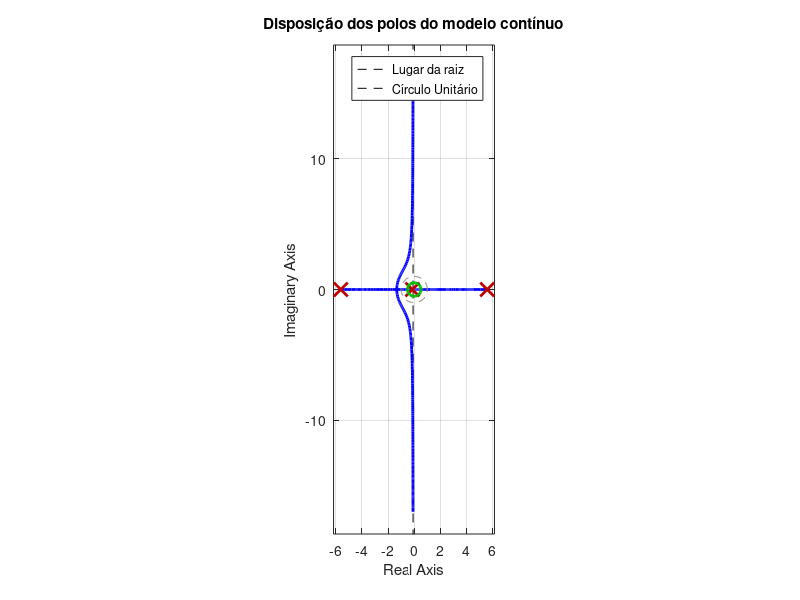
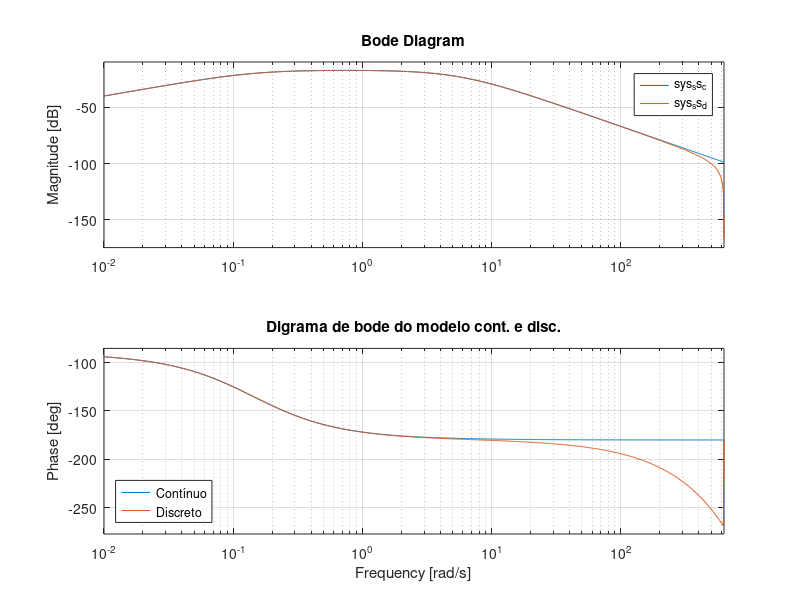
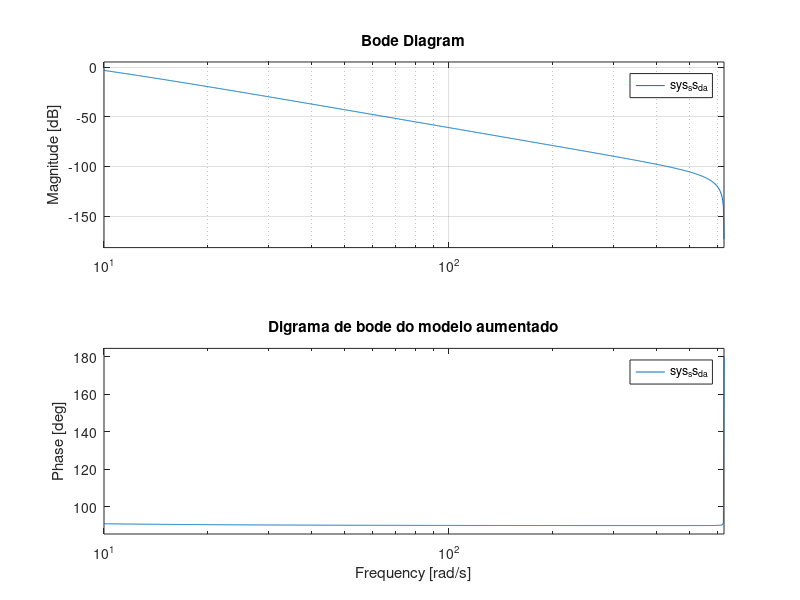

The MATLAB source for these figures, in order:
%% Atividade 02: Controle do pêndulo invertido sobre carro usando LQG.
clear all; close all; clc;

%% Planta do pêndulo invertido 
% Ref.: https://ctms.engin.umich.edu/CTMS/index.php?example=InvertedPendulum&section=SystemModeling 
% A variável sensorialmente medida é a posição angular do pêndulo (em rad).
% Sinal de controle (u) é a Força aplicada sobre o carro (F) em Newtons.
% As variaveis de estado são:
    % x1 = x:       posição do carro em metros
    % x2 = x_dot:   velocidade do carro em m/s
    % x3 = phi:     angulo do pendulo (em rad)
    % x4 = phi_dot  velocidade angular do pendulo (rad/s)

%% Modelo em Espaço de Estados em Tempo Continuo
M = 0.5; m = 0.2; b = 0.1; I = 0.006; g = 9.8; l = 0.3; 
p = I*(M+m)+M*m*l^2; 

% Matrizes de estado
A = [0      1              0           0;
     0 -(I+m*l^2)*b/p  (m^2*g*l^2)/p   0;
     0      0              0           1;
     0 -(m*l*b)/p       m*g*l*(M+m)/p  0];

B = [   0; 
    (I+m*l^2)/p;
        0; 
      m*l/p];

C = [0 0 1 0]; ny = size(C,1); % sersor da posição angular do pêndulo
% C = [0 0 1 0; 0 0 1 0]; ny = size(C,1); % + sensor de posição do carro

D = zeros(ny,1);
    
sys_ss_c = ss(A,B,C,D, ...
    'statename', {'x' 'x_dot' 'phi' 'phi_dot'}, ...
    'inputname',{'u'}, ...
    'outputname', {'phi'})

% Analise dos poles e autovalores do sistema
disp('Autovalores contínuos do sistema:');
disp(eig(A)); % o polo 5.5651 é instavel (está no semiplano direito do plano s)

% Plot dos polos no plano S
figure; rlocus(sys_ss_c);
title('Disposição dos polos do modelo contínuo'); grid on; hold on;
theta = linspace(0, 2*pi, 100);
plot(cos(theta), sin(theta), '--', 'Color', [0.5 0.5 0.5]);
axis equal;
legend('Lugar da raiz', 'Círculo Unitário');

% Analise das maximas frequencias do sistema
disp('Verificando a frequência máxima do sistema:');
damp(sys_ss_c) 
f_max = max(damp(sys_ss_c));
disp(['> f_max = ' num2str(f_max) ' rad/s']);

%% Modelo em Espaço de Estado em Tempo Discreto 
v_factor = 200;                  % fator de velocidade da amostragem  
fs = (f_max*v_factor)/(2*pi);    % frequencia de amostragem (Hz) 
Ts = 1/fs;                       % periodo de amostragem (s) 
Ts = fix(v_factor*Ts)/v_factor; 

disp(['Período de Amostragem Ts = ' num2str(Ts) 's']);

% Discretizando o sistema
sys_ss_d = c2d(sys_ss_c, Ts)
[Ad, Bd, Cd, Dd] = ssdata(sys_ss_d);

% Compara o modelo contínuo com o discreto 
% Observa-se que os modelos divergem nas altas frequências.
% O sistema é instavel, pq na região de inversão de fase há o aumento do ganho.
figure; bode(sys_ss_c, sys_ss_d); title('Digrama de bode do modelo cont. e disc.');
legend('Contínuo', 'Discreto', 'Location','southwest');

%% Modelo Aumentando em Espaço de Estado Discreto (adicionar o integrador)
Aa = [eye(ny, ny)   Cd*Ad;
      zeros(4, ny)  Ad];

Ba = [Cd*Bd;
       Bd];

Ca = [eye(ny, ny) zeros(ny, 4)];  

Da = Dd;

sys_ss_d_a = ss(Aa, Ba, Ca, Da, Ts,  ...
    'statename', {'x' 'x_dot' 'phi' 'phi_dot' 'int'}, ...
    'inputname',{'u'}, ...
    'outputname', {'phi'})

figure; bode(sys_ss_d_a); grid; title('Digrama de bode do modelo aumentado');

% Analise dos poles e autovalores do sistema
disp('Autovalores discretos do sistema aumentado:');
disp(eig(Aa)); % o polo 1.0282 é instavel (está fora do circulo únitario no plano z)
               % aparentemente a variavel na posição pendulo já é uma
               % variavel integradora (a mesma se acumula ao longo do tempo)

%% Testes de Controlabilidade e Observabilidade
n = length(Aa);     % Número de variaveis de estado (o integrador é considerado)
Co = ctrb(Aa, Ba);  % Matriz de Controlabilidade
Ob = obsv(Aa, Ca);  % Matriz de Observabilidade

disp('Verificação da Controlabilidade:');
disp(['> rank(Co) = ' num2str(rank(Co))]);
if rank(Co) == n
    disp(['== ' num2str(n) ' - O sistema é controlável' ]);
else
    disp(['!= ' num2str(n) ' - O sistema não é controlável' ]);
end

disp('Verificação da Observabilidade:');
disp(['> rank(Ob) = ' num2str(rank(Ob))]);
if rank(Ob) == n
    disp(['== ' num2str(n) ' - O sistema é observável' ]);
else
    disp(['!= ' num2str(n) ' - O sistema não é observável' ]);
end

%% Controlador LQR 
             % y1  x  x_dot  phi  phi_dot  
Q_lqr = diag([ 1   1    1     1      1 ]);  % peso das variaveis 
R_lqr = 1;                                  % peso do esforço de controle

disp('Verificação da Detectabilidade (p/ o LQR):');
Ob_dec_lqr = obsv(Aa', sqrt(Q_lqr)');
disp(['> rank(obsv(Aa^(T), sqrt(Q_lqr)^(T))) = ' num2str(rank(Ob_dec_lqr))]);

if rank(Ob_dec_lqr) == n
    disp(['== ' num2str(n) ' - O sistema é detectável' ]);
else
    disp(['!= ' num2str(n) ' - O sistema não é detectável' ]);
end

%% Filtro de Kalman (Observador)
             % y1  x  x_dot  phi  phi_dot  
Q_kf = diag([ 1   1    1     1      1 ]);  % peso das variaveis 
R_kf = 1;                                  % ruído da medição

disp('Verificação da Detectabilidade (p/ o Filtro de Kalman):');
Ob_dec_kf = obsv(Aa', sqrt(Q_kf)');
disp(['> rank(obsv(Aa^(T), sqrt(Q_kf)^(T))) = ' num2str(rank(Ob_dec_kf))]);

if rank(Ob_dec_kf) == n
    disp(['== ' num2str(n) ' - O sistema é detectável' ]);
else
    disp(['!= ' num2str(n) ' - O sistema não é detectável' ]);
end


%% Analise da resposta em frequencia do LQR
% Tsen = ss(Aa-Ba*K,Ba*K(1),Ca,Da,Ts); % TODO: K(3) ou K(1)?
% Ssen = eye(1,1)-Tsen; 
% 
% mt = max( sigma(Tsen) );
% ms = max( sigma(Ssen) );
% 
% GmdB = min( 20*log10(ms/(ms-1)), 20*log10(1+(1/mt)) );
% Pmdeg = (180/pi)*min( (2*asin(1/(2*ms)) ), (2*asin(1/(2*mt)) ) );
% 
% disp('Análise LQG');
% disp('Margens de ganho e fase obtidas por análise de malha fechada:');
% disp('GmdB = '); disp(GmdB);
% disp('Pmdeg = '); disp(Pmdeg);
% 
% figure; sigma(Tsen); hold; sigma(Ssen); grid;
% legend('|Tsen|','|Ssen|'); title('LQR Sensitivities');

% %% Analise da resposta em frequencia do Filtro de Kalman
% % clear Tsen Ssen mt ms GmdB Pmdeg
% Tsen = ss(Aa-L*Ca,L,Ca,Da,Ts);
% Ssen = eye(1,1)-Tsen;
% 
% mt = max( sigma(Tsen) );
% ms = max( sigma(Ssen) );
% 
% GmdB = min( 20*log10(ms/(ms-1)), 20*log10(1+(1/mt)) );
% Pmdeg = (180/pi)*min( (2*asin(1/(2*ms)) ), (2*asin(1/(2*mt)) ) );
% 
% disp('Análise do Filtro de Kalman');
% disp('Margens de ganho e fase obtidas por análise de malha fechada:');
% disp('GmdB = '); disp(GmdB);
% disp('Pmdeg = '); disp(Pmdeg);
% 
% figure; sigma(Tsen); hold; sigma(Ssen); grid;
% legend('|Tsen|','|Ssen|'); title('Kalman Filter Sensitivities');
% 
% %% Compensador dinâmico completo LQG
% 
% % Configurações da simulação
% tfinal = 10;                % tempo de simulação (s)
% N = round(tfinal/Ts);       % numero de amostras
% t = 0:Ts:N*Ts-Ts;           
% 
% % Condições iniciais
% x(:,1) = [0.1; 0; 0.1; 0];   % posição, velocidade, angulo, velocidade angular
% xa(:,1) = [0; 0; 0; 0; 0];   % integrador + estados estimados
% 
% y(1) = C*x(:,1);             % saida medida inicial
% ya(1) = Ca*xa(:,1);          % saida estimada inicial
% 
% x1e(1) = xa(2,1); 
% x2e(1) = xa(3,1);
% x3e(1) = xa(4,1);
% x4e(1) = xa(5,1);
% 
% % Disturbios na entrada e saida
% w = 1*wgn(1,N, 1e-3, 'linear');
% % w2(1:round(N/2))=0; w2(round(N/2)+1:N)=+0.02; 
% v = 1*wgn(1,N, 1e-3, 'linear'); 
% v2(1:round(N/2))=0; v2(round(N/2)+1:N)=+0.2*0;
% 
% ref(1:round(N/6))= 0; ref(round(N/6):N)=1;   % referencia 
% u = zeros(1, N);    % controle aplicado
% du = zeros(1, N);  
% 
% % Simulação
% for k = 2:N
%     % Sistema real
%     x(:,k) = Ad*x(:,k-1) + Bd*u(k-1) + [1;0;0;0]*w(k); 
%     y(k) = C*x(:,k) + v(k) +v2(k);                        
%     
%     % Estimador de estados (Filtro de Kalman)
%     xa(:,k) = Aa*xa(:,k-1) + Ba*du(k-1) + L*( y(k-1) - ya(k-1) );
%     ya(k) = Ca*xa(:,k);
% 
%     % Controle LQR com ação integrativa
%     du(k) = K * ( [ref(N); zeros(4,1)] - xa(:,k) ); % controle com integrador
%     
%     % Atualiza controle total aplicando integrador na entrada
%     u(k) = u(k-1) + du(k);
% 
%     % Estados estimados individualmente
% %     x1e(k) = xa(2,k);
% %     x2e(k) = xa(3,k);
% %     x3e(k) = xa(4,k);
% %     x4e(k) = xa(5,k);
% end
% 
% % Calculo da Função Custo (TODO: validacao pendente)
% % J = sum(x(3,:).^2 + u.^2)
% 
% %% Plots
% % Comparação entre referência, saída real e estimada
% figure;
% subplot(2,1,1)
%     plot(t, ref, 'k--'); hold on;
%     plot(t, y, 'b'); 
%     plot(t, ya, 'r:');
%     legend('Ref', '\phi (real)', '\phi (estimada)');
%     ylabel('\phi (rad)');
%     title('Seguimento de referência e estimativa');
% 
% subplot(2,1,2)
%     plot(t, u, 'm');
%     ylabel('u(t) [N]');
%     xlabel('Tempo [s]');
%     title('Sinal de controle');
